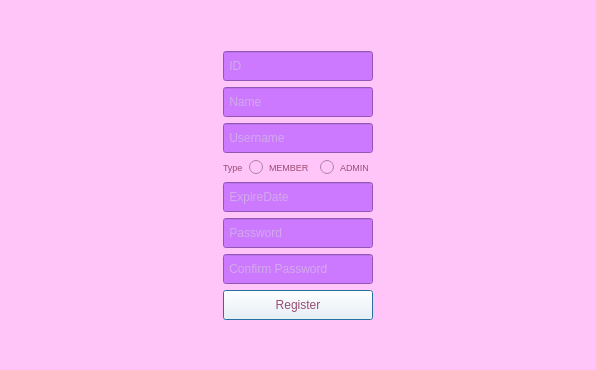
<?xml version="1.0" encoding="UTF-8"?>
<ui version="4.0">
 <class>Window_RegisterNewAccount</class>
 <widget class="QDialog" name="Window_RegisterNewAccount">
  <property name="geometry">
   <rect>
    <x>0</x>
    <y>0</y>
    <width>596</width>
    <height>370</height>
   </rect>
  </property>
  <property name="windowTitle">
   <string>Dialog</string>
  </property>
  <property name="styleSheet">
   <string notr="true">background-color: rgb(255, 197, 248);</string>
  </property>
  <layout class="QVBoxLayout" name="verticalLayout">
   <item>
    <layout class="QGridLayout" name="gridLayout">
     <item row="2" column="1">
      <widget class="QLineEdit" name="lineEdit_Name">
       <property name="enabled">
        <bool>true</bool>
       </property>
       <property name="maximumSize">
        <size>
         <width>150</width>
         <height>30</height>
        </size>
       </property>
       <property name="font">
        <font>
         <family>Microsoft Sans Serif</family>
         <pointsize>9</pointsize>
        </font>
       </property>
       <property name="styleSheet">
        <string notr="true">background-color: rgb(204, 121, 255);
color: rgb(216, 216, 216);</string>
       </property>
       <property name="placeholderText">
        <string> Name                 </string>
       </property>
      </widget>
     </item>
     <item row="7" column="1">
      <widget class="QLineEdit" name="lineEdit_ConfirmedPassword">
       <property name="maximumSize">
        <size>
         <width>150</width>
         <height>30</height>
        </size>
       </property>
       <property name="styleSheet">
        <string notr="true">background-color: rgb(204, 121, 255);
color: rgb(216, 216, 216);</string>
       </property>
       <property name="placeholderText">
        <string> Confirm Password</string>
       </property>
      </widget>
     </item>
     <item row="4" column="1">
      <layout class="QHBoxLayout" name="horizontalLayout_2">
       <item>
        <widget class="QLabel" name="label_AccountType">
         <property name="font">
          <font>
           <family>Microsoft Sans Serif</family>
           <pointsize>7</pointsize>
          </font>
         </property>
         <property name="styleSheet">
          <string notr="true">color: rgb(153, 76, 115);</string>
         </property>
         <property name="text">
          <string>Type</string>
         </property>
        </widget>
       </item>
       <item>
        <widget class="QRadioButton" name="radioButton_Member">
         <property name="font">
          <font>
           <family>Microsoft Sans Serif</family>
           <pointsize>7</pointsize>
          </font>
         </property>
         <property name="styleSheet">
          <string notr="true">color: rgb(153, 76, 115);</string>
         </property>
         <property name="text">
          <string>MEMBER</string>
         </property>
        </widget>
       </item>
       <item>
        <widget class="QRadioButton" name="radioButton_Admin">
         <property name="font">
          <font>
           <family>Microsoft Sans Serif</family>
           <pointsize>7</pointsize>
          </font>
         </property>
         <property name="styleSheet">
          <string notr="true">color: rgb(153, 76, 115);</string>
         </property>
         <property name="text">
          <string>ADMIN</string>
         </property>
        </widget>
       </item>
      </layout>
     </item>
     <item row="9" column="1">
      <widget class="QLabel" name="label_2">
       <property name="text">
        <string/>
       </property>
      </widget>
     </item>
     <item row="1" column="1">
      <widget class="QLineEdit" name="lineEdit_ID">
       <property name="maximumSize">
        <size>
         <width>150</width>
         <height>30</height>
        </size>
       </property>
       <property name="font">
        <font>
         <family>Microsoft Sans Serif</family>
         <pointsize>9</pointsize>
        </font>
       </property>
       <property name="styleSheet">
        <string notr="true">background-color: rgb(204, 121, 255);
color: rgb(216, 216, 216);</string>
       </property>
       <property name="placeholderText">
        <string> ID                      </string>
       </property>
      </widget>
     </item>
     <item row="3" column="1">
      <widget class="QLineEdit" name="lineEdit_Username">
       <property name="maximumSize">
        <size>
         <width>150</width>
         <height>30</height>
        </size>
       </property>
       <property name="font">
        <font>
         <family>Microsoft Sans Serif</family>
         <pointsize>9</pointsize>
        </font>
       </property>
       <property name="styleSheet">
        <string notr="true">background-color: rgb(204, 121, 255);
color: rgb(216, 216, 216);</string>
       </property>
       <property name="placeholderText">
        <string> Username           </string>
       </property>
      </widget>
     </item>
     <item row="5" column="1">
      <widget class="QLineEdit" name="lineEdit_ExpireDate">
       <property name="maximumSize">
        <size>
         <width>150</width>
         <height>30</height>
        </size>
       </property>
       <property name="styleSheet">
        <string notr="true">background-color: rgb(204, 121, 255);
color: rgb(216, 216, 216);</string>
       </property>
       <property name="placeholderText">
        <string> ExpireDate          </string>
       </property>
      </widget>
     </item>
     <item row="3" column="2">
      <spacer name="horizontalSpacer_2">
       <property name="orientation">
        <enum>Qt::Horizontal</enum>
       </property>
       <property name="sizeHint" stdset="0">
        <size>
         <width>40</width>
         <height>20</height>
        </size>
       </property>
      </spacer>
     </item>
     <item row="6" column="1">
      <widget class="QLineEdit" name="lineEdit_Password">
       <property name="maximumSize">
        <size>
         <width>150</width>
         <height>30</height>
        </size>
       </property>
       <property name="styleSheet">
        <string notr="true">background-color: rgb(204, 121, 255);
color: rgb(216, 216, 216);</string>
       </property>
       <property name="placeholderText">
        <string> Password            </string>
       </property>
      </widget>
     </item>
     <item row="3" column="0">
      <spacer name="horizontalSpacer">
       <property name="orientation">
        <enum>Qt::Horizontal</enum>
       </property>
       <property name="sizeHint" stdset="0">
        <size>
         <width>40</width>
         <height>20</height>
        </size>
       </property>
      </spacer>
     </item>
     <item row="8" column="1">
      <widget class="QPushButton" name="pushButton_Register">
       <property name="maximumSize">
        <size>
         <width>150</width>
         <height>30</height>
        </size>
       </property>
       <property name="font">
        <font>
         <family>Microsoft Sans Serif</family>
         <pointsize>9</pointsize>
        </font>
       </property>
       <property name="styleSheet">
        <string notr="true">background-color: rgba(255, 255, 255,0);
color: rgb(153, 76, 115);</string>
       </property>
       <property name="text">
        <string>Register</string>
       </property>
       <property name="icon">
        <iconset resource="image.qrc">
         <normaloff>:/img/img/Addicon.png</normaloff>:/img/img/Addicon.png</iconset>
       </property>
       <property name="iconSize">
        <size>
         <width>24</width>
         <height>24</height>
        </size>
       </property>
      </widget>
     </item>
     <item row="0" column="1">
      <widget class="QLabel" name="label">
       <property name="text">
        <string/>
       </property>
       <property name="pixmap">
        <pixmap resource="image.qrc">:/img/img/ADD5.png</pixmap>
       </property>
      </widget>
     </item>
    </layout>
   </item>
  </layout>
 </widget>
 <resources>
  <include location="image.qrc"/>
 </resources>
 <connections/>
</ui>
